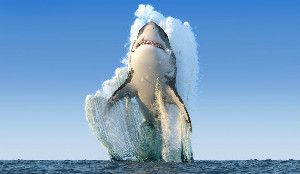
#> input picture imagens/shark.jpg, 300 x 174 px
$ jupyter execute 02-histograma.ipynb
#> lines starting #> are read from the running program, lines starting #| are printed output that depends on the picture
# 02 - Histograma

O histograma de uma imagem consiste na contagem do número de pixels de cada intensidade de cor. Em imagens em escala de cinza, consiste de apenas um único valor de intensidade, assim o histograma considte na contagem de frequência de cada uma das 255 intensidades da escala em cinza (para imagens em 8 bits). Já para imagens coloridas, normalmente representada pelo esquema RGB, consiste em 3 intensidades para cada pixel, ou seja haverá 3 histogramas, um para cada intensidade das cores do RGB (Red, Green, Blue).

Em python, podemos utilizar a função `plt.hist()` da biblioteca matplotlib. Essa função necessita do parâmetro de um vetor de valores para ser calculado a frequência (img.ravel() irá retornar um vetor de intensidades da imagem), do número de bins (256) e o intervalo (de 0 até 256).

Para calcular o histograma de uma imagem em escala de cinza podemos utilizar o seguinte código:

[cell 1]
import cv2
import matplotlib.pyplot as plt

img = cv2.imread('imagens/shark.jpg',cv2.IMREAD_GRAYSCALE)
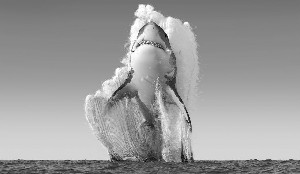
#> img: shape (174, 300); min 0, max 255, mean 155.2
plt.hist(img.ravel(),256,[0,256])
plt.show()
#> figure, not shown here; tallest bar 1347 high, from x = 210 to 211

Para plotar o histograma de uma imagem colorida, teremos 3 histogramas, uma para o vermelho, outro para o verde, e outro para o azul. Em python uma das maneiras de calculas os 3 histogramas é separando as cores da imagem, e utilizar a função `cv2.calcHist()` que tem como parâmentro a imagem aberta no formato colorido, o índice referente a cor(0=blue, 1=green, 2=red), o numero de bins (256) e o intervalo (de 0 a 256)

Para calcular o histograma de uma imagem colorida podemos utilizar o seguinte código:

[cell 2]
img_cor = cv2.imread('imagens/shark.jpg',cv2.IMREAD_COLOR)
#> img_cor is the input picture: shape (174, 300, 3); mean B, G, R 200, 162.6, 123.7
color = ('b','g','r')
for i,col in enumerate(color):
    histr = cv2.calcHist([img_cor],[i],None,[256],[0,256])
    plt.plot(histr,color = col)
    plt.xlim([0,256])
plt.show()
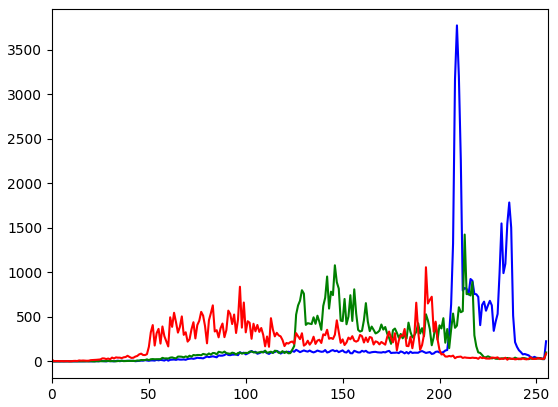
#> figure drawn by matplotlib, 1 panel; curve peaks at x = 209, y = 3772; curve peaks at x = 213, y = 1424; curve peaks at x = 193, y = 1057

Para equalizar uma imagem (como vimos na aula teórica), podemos utilizar uma função da biblioteca OpenCV chamada `cv2.equalizeHist()`, que recebe como parâmetro a imagem a ser equalizada e retorna a imagem de resultado:

[cell 3]
img_equalizada = cv2.equalizeHist(img)
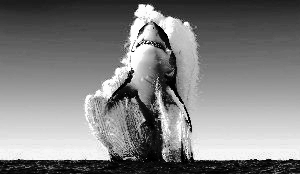
#> img_equalizada: shape (174, 300); min 0, max 255, mean 128.6
plt.imshow(cv2.cvtColor(img_equalizada, cv2.COLOR_BGR2RGB))
plt.show()

E também podemos plotar  histograma depois da equalização: (para comparação iremos plotar os dois hisogramas: antes da equalização e depois)

[cell 4]
#plotando o histograma da imagem original
plt.hist(img.ravel(),256,[0,256])
plt.show()
#plotando o histograma da imagem equalizada
plt.hist(img_equalizada.ravel(),256,[0,256])
plt.show()
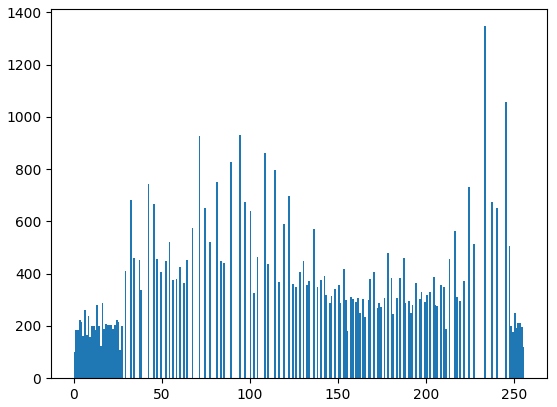
#> figure drawn by matplotlib, 1 panel; tallest bar 1347 high, from x = 233 to 234

Para equalizar uma imagem colorida, é necessario separar os 3 canais de cores, e equalizar cada canal separadamente.
Para separar os 3 canais podemos usar a função de split:
```python
azul, verde, vermelho = cv2.split(img)
 ```
 Depois precisamos juntar os 3 canais para formar uma única imagem novamente
 ```python
img_cor_equalizada = cv2.merge((azul_equalizado, verde_equalizado vermelho_equalizado))
 ```
 E por fim mostrar os 3 histogramas equalizados e a imagem de resultado.

[cell 5]
azul, verde, vermelho = cv2.split(img_cor)
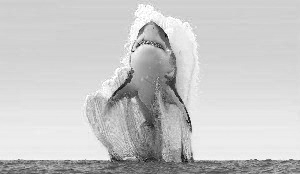
#> azul: shape (174, 300); min 2, max 255, mean 200
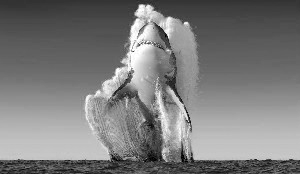
#> vermelho: shape (174, 300); min 0, max 255, mean 123.7
vermelho_equalizado = cv2.equalizeHist(vermelho)
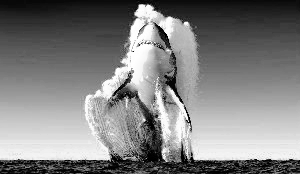
#> vermelho_equalizado: shape (174, 300); min 0, max 255, mean 128.3
verde_equalizado = cv2.equalizeHist(verde)
azul_equalizado = cv2.equalizeHist(azul)
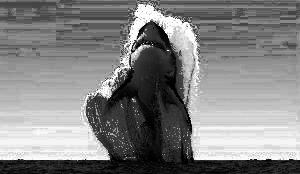
#> azul_equalizado: shape (174, 300); min 0, max 255, mean 130.6

# Agora que cada canal de cor está equalizado, vamos juntar em uma unica imagem com o cv2.merge
img_cor_equalizada = cv2.merge((azul_equalizado, verde_equalizado, vermelho_equalizado))
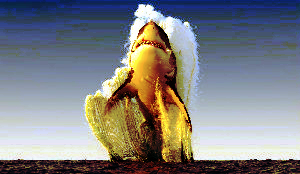
#> img_cor_equalizada: shape (174, 300, 3); mean B, G, R 130.6, 128.7, 128.3
#Mostrar os 3 histogramas equalizados
color = ('b','g','r')
for i,col in enumerate(color):
    histr = cv2.calcHist([img_cor_equalizada],[i],None,[256],[0,256])
    plt.plot(histr,color = col)
    plt.xlim([0,256])
plt.show()
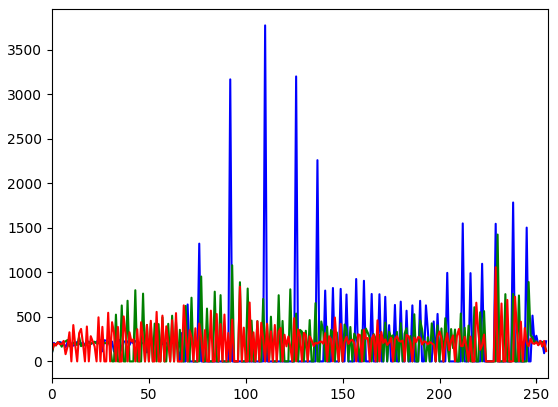
#> figure drawn by matplotlib, 1 panel; curve peaks at x = 110, y = 3772; curve peaks at x = 230, y = 1424; curve peaks at x = 229, y = 1057
#Mostrar a imagem de resultado
plt.imshow(cv2.cvtColor(img_cor_equalizada, cv2.COLOR_BGR2RGB))
plt.show()
